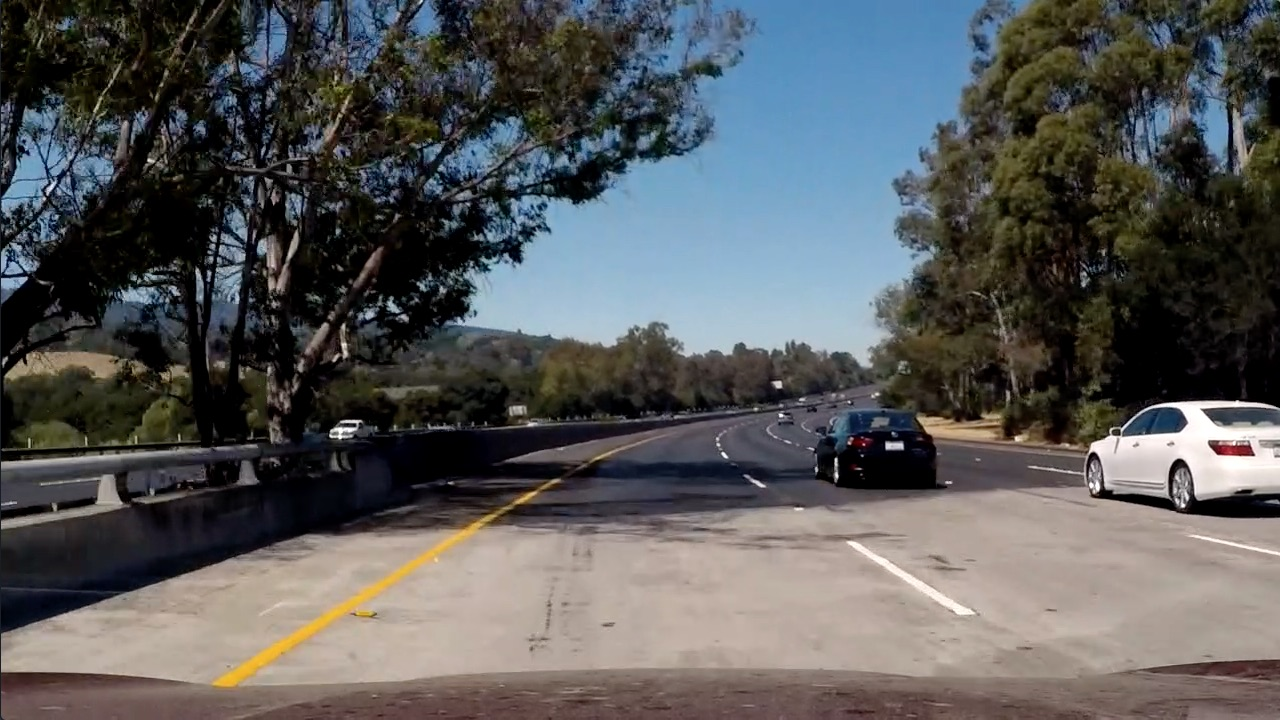
#> input picture test_images/test5.jpg, 1280 x 720 px
$ python combined_thresh.py   (older library calls are emulated)
#> lines starting #> are read from the running program, lines starting #| are printed output that depends on the picture; after the words box and inside, x2 and y2 are one past the last pixel; in counts of white or black regions, pixels touching at a corner belong together
import numpy as np
import cv2
import matplotlib.pyplot as plt
import matplotlib.image as mpimg
import pickle


def abs_sobel_thresh(img, orient='x', thresh_min=20, thresh_max=100):
	"""
	Takes an image, gradient orientation, and threshold min/max values
	"""
	# Convert to grayscale
	gray = cv2.cvtColor(img, cv2.COLOR_RGB2GRAY)
	# Apply x or y gradient with the OpenCV Sobel() function
	# and take the absolute value
	if orient == 'x':
		abs_sobel = np.absolute(cv2.Sobel(gray, cv2.CV_64F, 1, 0))
	if orient == 'y':
		abs_sobel = np.absolute(cv2.Sobel(gray, cv2.CV_64F, 0, 1))
	# Rescale back to 8 bit integer
	scaled_sobel = np.uint8(255*abs_sobel/np.max(abs_sobel))
	# Create a copy and apply the threshold
	binary_output = np.zeros_like(scaled_sobel)
	# Here I'm using inclusive (>=, <=) thresholds, but exclusive is ok too
	binary_output[(scaled_sobel >= thresh_min) & (scaled_sobel <= thresh_max)] = 1

	# Return the result
	return binary_output

def mag_thresh(img, sobel_kernel=3, mag_thresh=(30, 100)):
	"""
	Return the magnitude of the gradient
	for a given sobel kernel size and threshold values
	"""
	# Convert to grayscale
	gray = cv2.cvtColor(img, cv2.COLOR_RGB2GRAY)
	# Take both Sobel x and y gradients
	sobelx = cv2.Sobel(gray, cv2.CV_64F, 1, 0, ksize=sobel_kernel)
	sobely = cv2.Sobel(gray, cv2.CV_64F, 0, 1, ksize=sobel_kernel)
	# Calculate the gradient magnitude
	gradmag = np.sqrt(sobelx**2 + sobely**2)
	# Rescale to 8 bit
	scale_factor = np.max(gradmag)/255
	gradmag = (gradmag/scale_factor).astype(np.uint8)
	# Create a binary image of ones where threshold is met, zeros otherwise
	binary_output = np.zeros_like(gradmag)
	binary_output[(gradmag >= mag_thresh[0]) & (gradmag <= mag_thresh[1])] = 1

	# Return the binary image
	return binary_output


def dir_threshold(img, sobel_kernel=3, thresh=(0, np.pi/2)):
	"""
	Return the direction of the gradient
	for a given sobel kernel size and threshold values
	"""
	# Convert to grayscale
	gray = cv2.cvtColor(img, cv2.COLOR_RGB2GRAY)
	# Calculate the x and y gradients
	sobelx = cv2.Sobel(gray, cv2.CV_64F, 1, 0, ksize=sobel_kernel)
	sobely = cv2.Sobel(gray, cv2.CV_64F, 0, 1, ksize=sobel_kernel)
	# Take the absolute value of the gradient direction,
	# apply a threshold, and create a binary image result
	absgraddir = np.arctan2(np.absolute(sobely), np.absolute(sobelx))
	binary_output =  np.zeros_like(absgraddir)
	binary_output[(absgraddir >= thresh[0]) & (absgraddir <= thresh[1])] = 1

	# Return the binary image
	return binary_output


def hls_thresh(img, thresh=(100, 255)):
	"""
	Convert RGB to HLS and threshold to binary image using S channel
	"""
	hls = cv2.cvtColor(img, cv2.COLOR_RGB2HLS)
	s_channel = hls[:,:,2]
	binary_output = np.zeros_like(s_channel)
	binary_output[(s_channel > thresh[0]) & (s_channel <= thresh[1])] = 1
	return binary_output


def combined_thresh(img):
	abs_bin = abs_sobel_thresh(img, orient='x', thresh_min=50, thresh_max=255)
	mag_bin = mag_thresh(img, sobel_kernel=3, mag_thresh=(50, 255))
	dir_bin = dir_threshold(img, sobel_kernel=15, thresh=(0.7, 1.3))
	hls_bin = hls_thresh(img, thresh=(170, 255))

	combined = np.zeros_like(dir_bin)
	combined[(abs_bin == 1 | ((mag_bin == 1) & (dir_bin == 1))) | hls_bin == 1] = 1

	return combined, abs_bin, mag_bin, dir_bin, hls_bin  # DEBUG


if __name__ == '__main__':
	img_file = 'test_images/straight_lines1.jpg'
	img_file = 'test_images/test5.jpg'

	with open('calibrate_camera.p', 'rb') as f:
#> (reads calibrate_camera.p from the repository)
		save_dict = pickle.load(f)
	mtx = save_dict['mtx']
	dist = save_dict['dist']

	img = mpimg.imread(img_file)
#> img is the input picture: shape (720, 1280, 3); mean R, G, B 88.5, 89.3, 89.8
	img = cv2.undistort(img, mtx, dist, None, mtx)

	combined, abs_bin, mag_bin, dir_bin, hls_bin = combined_thresh(img)
#> in combined_thresh, `abs_bin = abs_sobel_thresh(img, orient='x', thresh_min=50, thresh_max=..`:
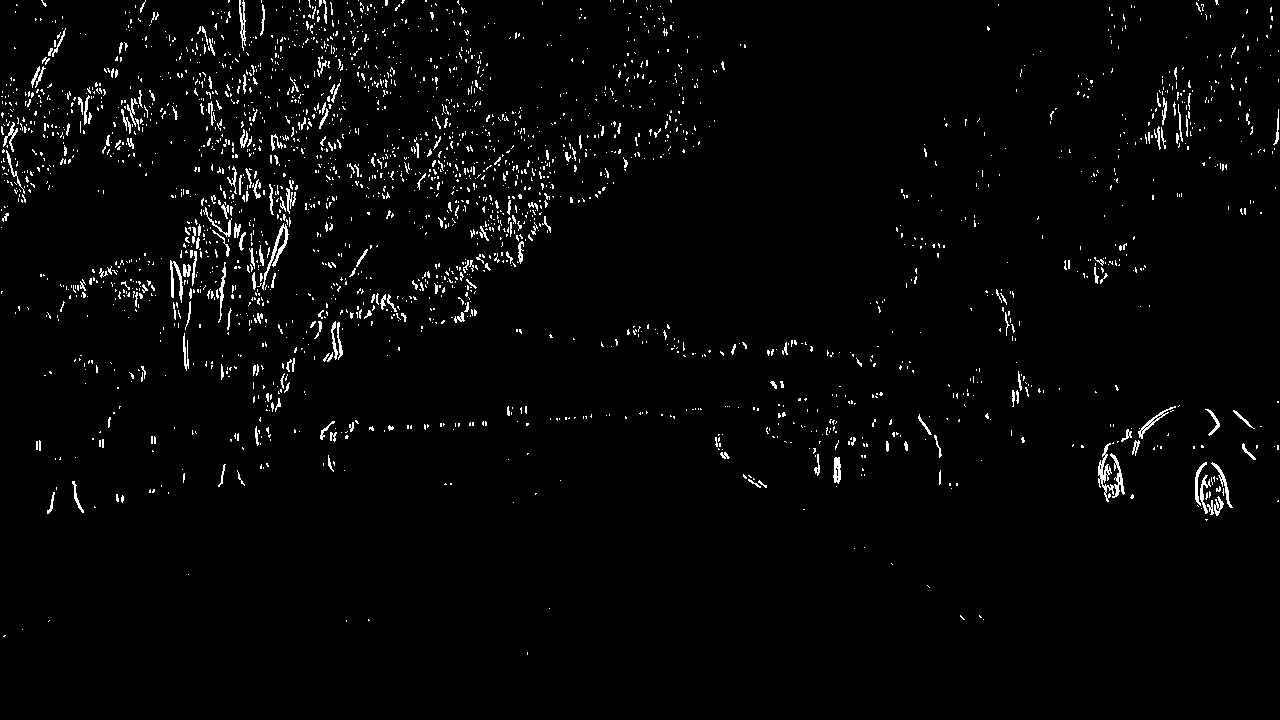
#> abs_bin: shape (720, 1280); values 0 (black) and 1 (white), 2.4% white in thin lines or dots
#> in mag_thresh, `gradmag = np.sqrt(sobelx**2 + sobely**2)`:
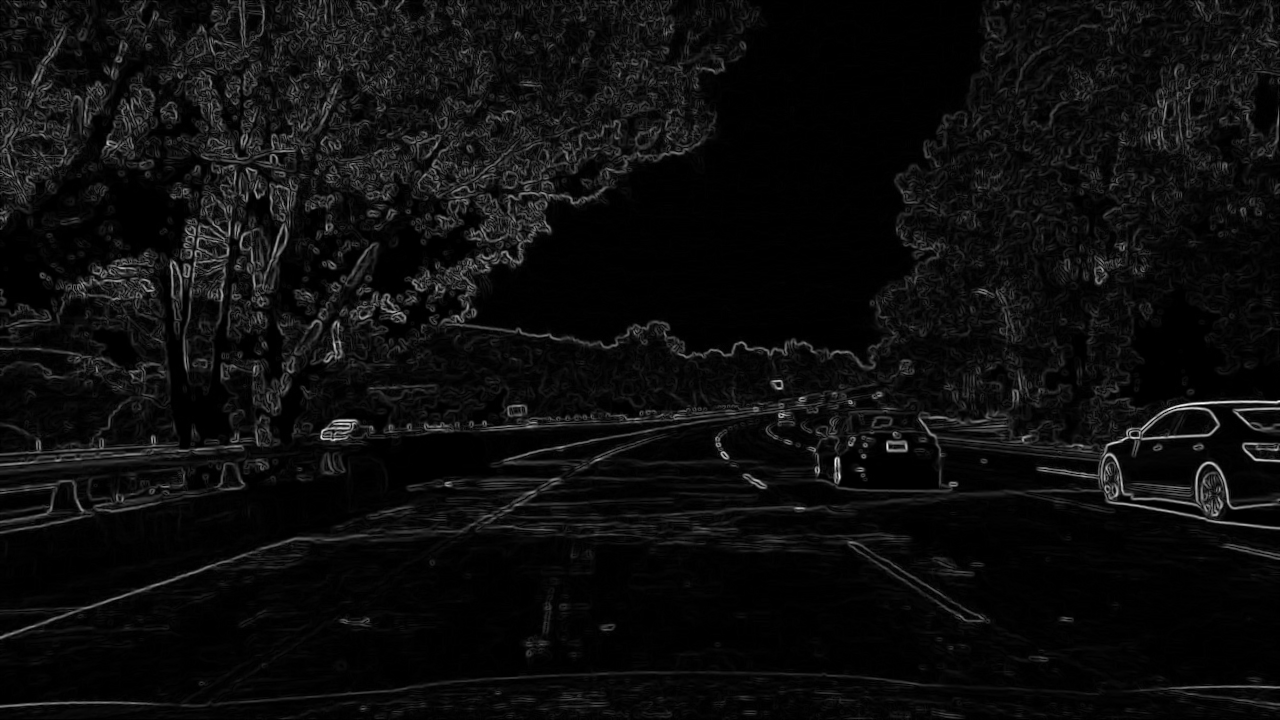
#> gradmag: shape (720, 1280) float64; min 0, max 895.1, mean 46.9; drawn with min black and max white
#> in mag_thresh, `scale_factor = np.max(gradmag)/255`: scale_factor = 3.51
#> in combined_thresh, `mag_bin = mag_thresh(img, sobel_kernel=3, mag_thresh=(50, 255))`: mag_bin: shape (720, 1280); values 0 (black) and 1 (white), 5.7% white in thin lines or dots
#> in combined_thresh, `dir_bin = dir_threshold(img, sobel_kernel=15, thresh=(0.7, 1.3))`: dir_bin: shape (720, 1280) float64; values 0 (black) and 1 (white), 36.4% white; 6414 white regions (4820 under 20 px), largest, box (x1, y1, x2, y2) and area: (412, 166, 734, 425) 19396, (57, 500, 499, 699) 16352, (818, 528, 1180, 707) 11512
#> in hls_thresh, `hls = cv2.cvtColor(img, cv2.COLOR_RGB2HLS)`: hls: shape (720, 1280, 3); mean of channels 0, 1, 2 55.3, 90.3, 68
#> in hls_thresh, `s_channel = hls[:,:,2]`:
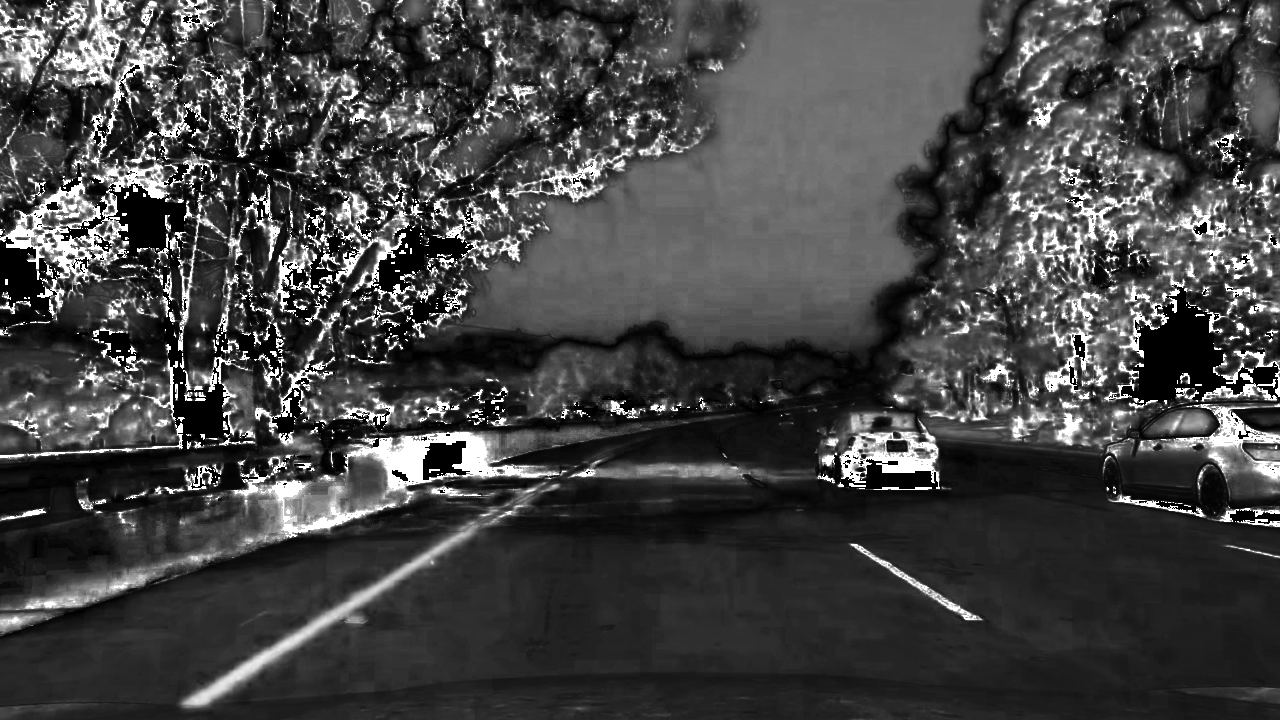
#> s_channel: shape (720, 1280); min 0, max 255, mean 68
#> in combined_thresh, `hls_bin = hls_thresh(img, thresh=(170, 255))`: hls_bin: shape (720, 1280); values 0 (black) and 1 (white), 7.5% white; 2514 white regions (2003 under 20 px), largest, box (x1, y1, x2, y2) and area: (344, 432, 559, 493) 4205, (0, 177, 101, 285) 2827, (185, 532, 469, 705) 2629
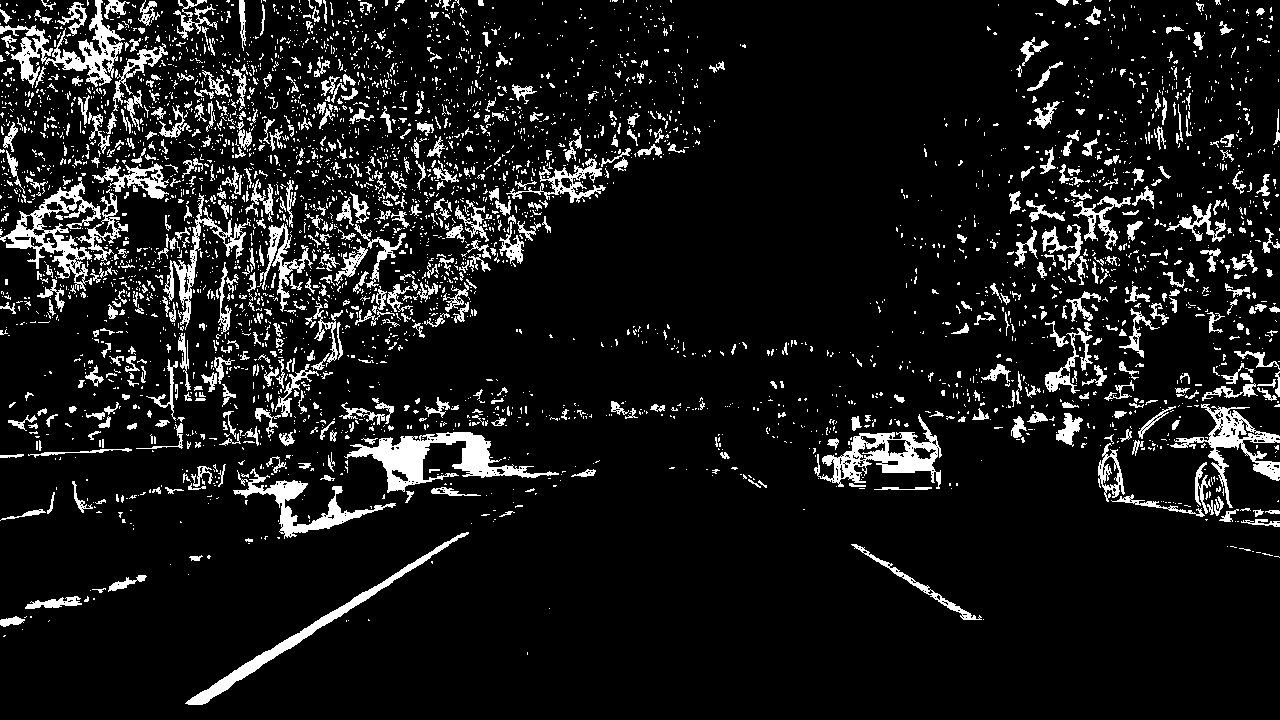
#> combined: shape (720, 1280) float64; values 0 (black) and 1 (white), 9.8% white; 3961 white regions (3312 under 20 px), largest, box (x1, y1, x2, y2) and area: (344, 432, 559, 493) 4205, (814, 414, 942, 489) 3075, (0, 0, 125, 88) 2927

	plt.subplot(2, 3, 1)
	plt.imshow(abs_bin, cmap='gray', vmin=0, vmax=1)
	plt.subplot(2, 3, 2)
	plt.imshow(mag_bin, cmap='gray', vmin=0, vmax=1)
	plt.subplot(2, 3, 3)
	plt.imshow(dir_bin, cmap='gray', vmin=0, vmax=1)
	plt.subplot(2, 3, 4)
	plt.imshow(hls_bin, cmap='gray', vmin=0, vmax=1)
	plt.subplot(2, 3, 5)
	plt.imshow(img)
	plt.subplot(2, 3, 6)
	plt.imshow(combined, cmap='gray', vmin=0, vmax=1)

	plt.tight_layout()
	plt.show()
